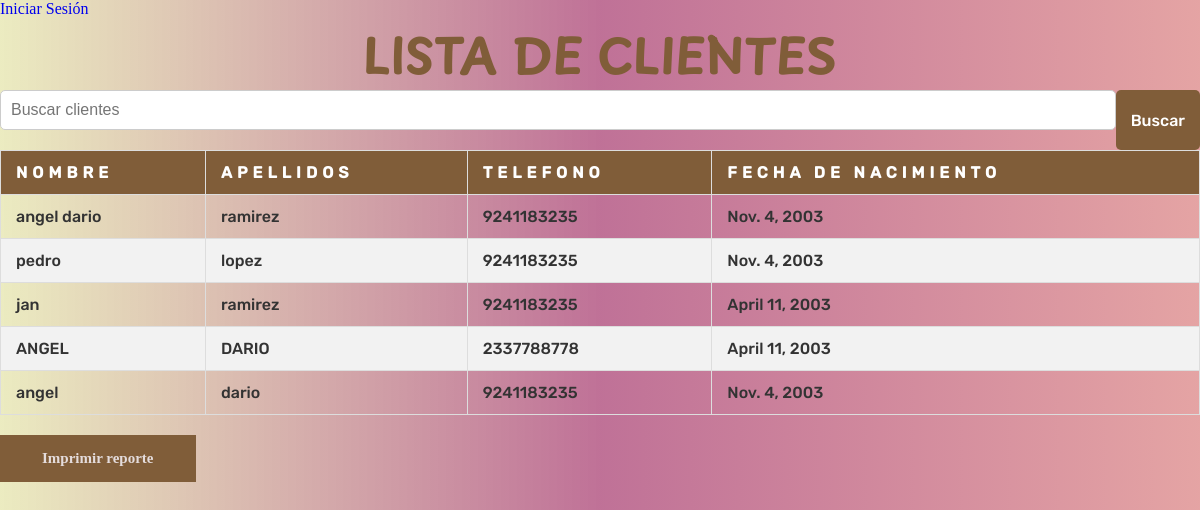
/clientes/, run on the app's committed database.
### clientesadrs/models.py (models this page shows, shortened)
class Cliente(models.Model):
    nombre = models.CharField(max_length=50)
    apellidos = models.CharField(max_length=50)
    telefono = models.CharField(max_length=10)
    fecha_nac = models.DateField()
    foto = models.ImageField(upload_to='clientes_fotos/', blank=True, null=True)

### clientesadrs/views.py (the view)
# urls.py: path('', views.cliente_list, name='clientes_list'),
def cliente_list(request):
    query = request.GET.get("q")
    if query:
        clientes = Cliente.objects.filter(
            Q(nombre__icontains=query) | Q(apellidos__icontains=query)
        )
    else:
        clientes = Cliente.objects.all()
    return render(request, 'clientesadrs/cliente_list.html', {'clientesadrs': clientes})

### clientesadrs/templates/clientesadrs/cliente_list.html (shortened to what this page needs)
<!DOCTYPE html>
<html lang="en">
    <head>
        {% load static %}
        <link rel="stylesheet" type="text/css" href="{% static 'clientes/style.css' %}">
    </head>
    <body>
        <header>
            <div class="navbar">
                {% if user.is_authenticated %}
                 <a href="{% url 'logout' %}">Cerrar Sesión</a>
                {% else %}
                 <a href="{% url 'login' %}">Iniciar Sesión</a>
                {% endif %}
            </div>
        </header>
        <div class="cotainer">
            <h1>lista de clientes</h1>
            <form class="search" method="get">
                <input type="text" name="q" placeholder="Buscar clientes">
                <button type="submit">Buscar</button>
            </form>
            <table class="clientes-table">
                <thead>
                    <tr>
                        <th>nombre</th>
                        <th>apellidos</th>
                        <th>telefono</th>
                        <th>fecha de nacimiento</th>
                    </tr>
                </thead>
                <tbody>
                    {% for cliente in clientesadrs %}
                    <tr>
                        <td>{{cliente.nombre}}</td>
                        <td>{{cliente.apellidos}}</td>
                        <td>{{cliente.telefono}}</td>
                        <td>{{cliente.fecha_nac}}</td>
                    </tr>
                    {% endfor %}
                </tbody>
            </table>
            <a class="btn" href="{% url 'generar_pdf_cliente' %}?q={{request.GET.q}}"
            target="_blank">Imprimir reporte</a>
        </div>
    </body>
</html>

### clientesadrs/static/clientes/style.css (style rules this page uses)
* { margin: 0; padding: 0; border: none; box-sizing: border-box; list-style: none; text-decoration: none; scroll-behavior: smooth; }
:root { --text-color: #000000; --bg-color: #000; --main-color: #805d39; --p-font: 1rem; --h2-font: 3rem; --h1-font: 6rem; }
body { color: var(--text-color); background: var(--bg-color); background: linear-gradient(to left, rgba(211, 103, 103, 0.6), rgba(149, 19, 82, 0.6), rgba(190,190,48, 0.3) ); }
h1 { width: 100%; text-align: center; color: var(--main-color); text-transform: uppercase; font-size: var(--h2-font); font-family: 'Playpen'; }
.btn { display: inline-block; padding: 13px 40px; background: var(--main-color); color: #e4dcdc; font-size: 15px; font-weight: 600; cursor: pointer; border: 2px solid transparent; }
.clientes-table { width: 100%; border-collapse: collapse; margin-bottom: 20px; font-size: var(--p-font); font-family: 'Rubik'; }
.clientes-table thead { background-color: var(--main-color); color: white; letter-spacing: 5px; }
.clientes-table th, .clientes-table td { padding: 12px 15px; text-align: left; border: 1px solid #ddd; }
.clientes-table th { font-weight: bold; text-transform: uppercase; }
.clientes-table tbody tr:nth-child(even) { background-color: #f2f2f2; }
.clientes-table td { color: #333; }
form.search { display: flex; justify-content: center; flex-direction: row; }
form { display: flex; flex-direction: column; }
input { padding: 10px; margin-bottom: 20px; border: 1px solid #ccc; border-radius: 5px; font-size: 16px; width: 100%; box-sizing: border-box; transition: border-color 0.3s ease; }
button { padding: 10px 15px; background-color: var(--main-color); border: none; border-radius: 5px; color: white; font-size: 16px; cursor: pointer; transition: background-color 0.3s ease; font-family: 'Rubik'; }

### data on the page
Cliente: nombre "angel dario", apellidos "ramirez", telefono "9241183235", fecha_nac "Nov. 4, 2003"
Cliente: nombre "pedro", apellidos "lopez", telefono "9241183235", fecha_nac "Nov. 4, 2003"
Cliente: nombre "jan", apellidos "ramirez", telefono "9241183235", fecha_nac "April 11, 2003"
Cliente: nombre "ANGEL", apellidos "DARIO", telefono "2337788778", fecha_nac "April 11, 2003"
Cliente: nombre "angel", apellidos "dario", telefono "9241183235", fecha_nac "Nov. 4, 2003"
